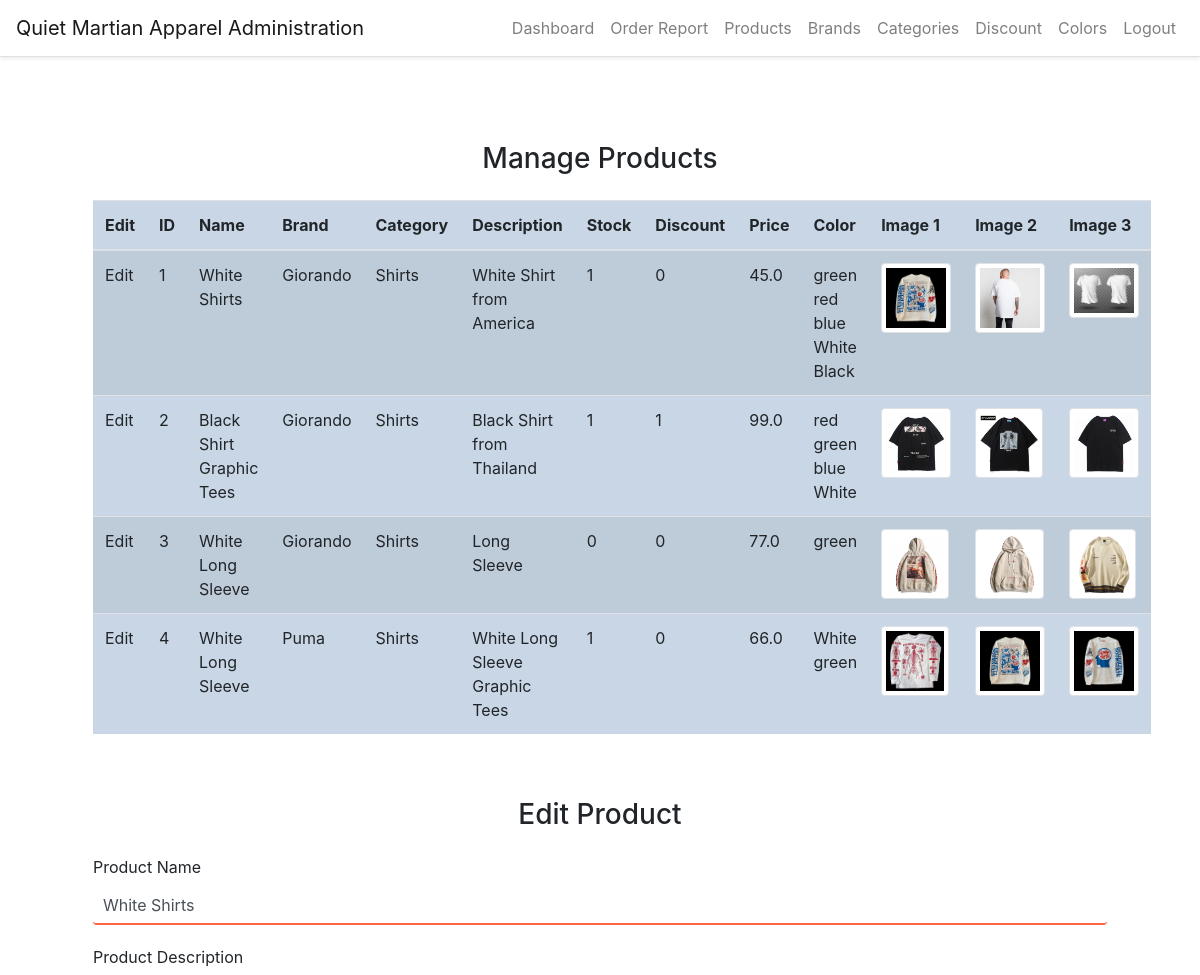
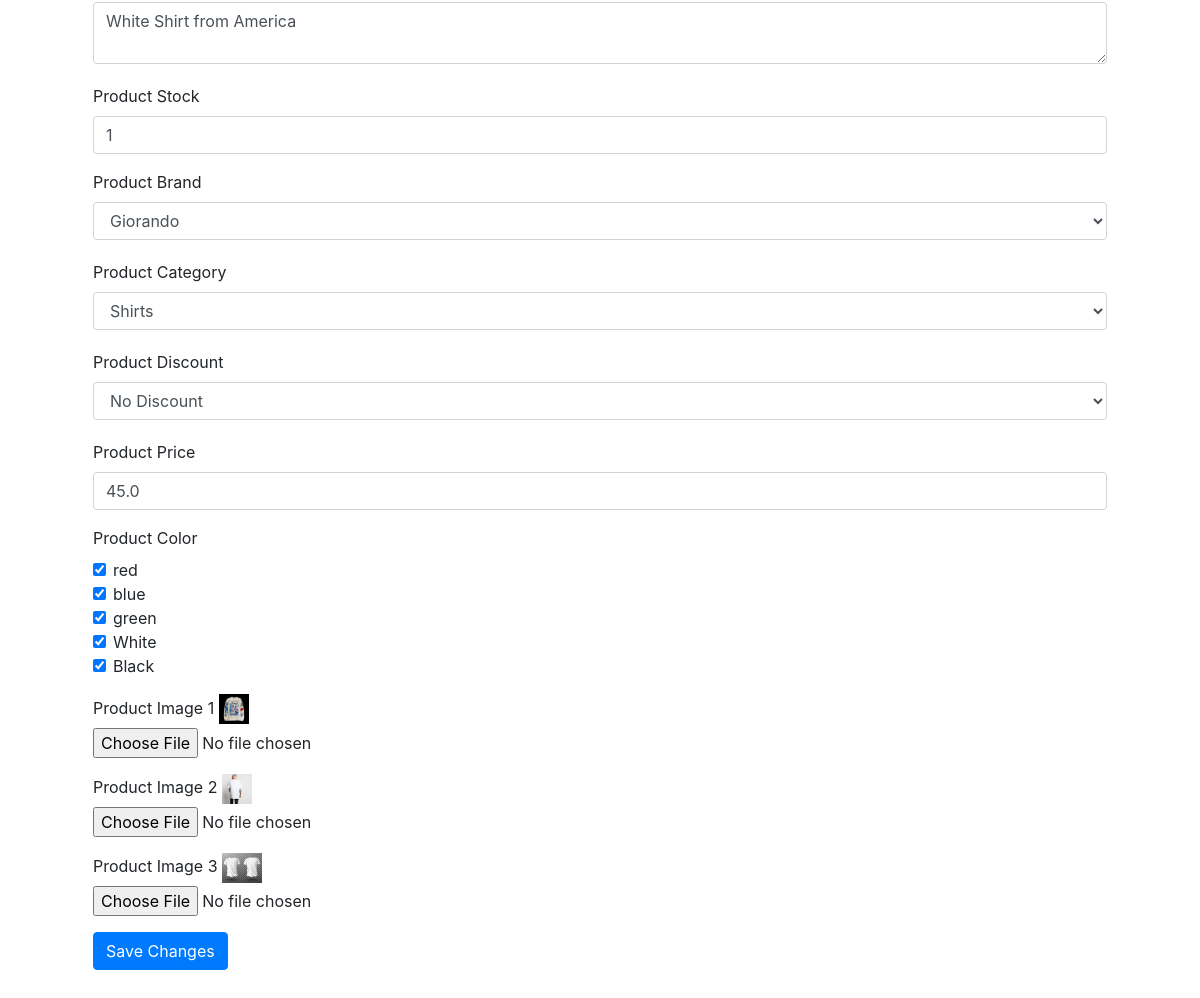
Page /manage-products/edit/1 (signed in) on the committed database (2 pictures, top to bottom).
### website/models.py (models this page shows)
class Product(db.Model, UserMixin):
    id = db.Column(db.Integer, primary_key=True)
    brand_id = db.Column(db.Integer, db.ForeignKey('brand.id'))
    category_id = db.Column(db.Integer, db.ForeignKey('category.id'))
    title = db.Column(db.String(150))
    description = db.Column(db.String(255))
    stock = db.Column(db.Integer)
    discount_id = db.Column(db.Integer, db.ForeignKey('discount.id'))
    price = db.Column(db.Float)
    color_id = db.Column(db.Integer, db.ForeignKey('color.id'))
    image_1 = db.Column(db.String(150))
    image_2 = db.Column(db.String(150))
    image_3 = db.Column(db.String(150))
    created_date = db.Column(db.DateTime, default=func.now())
    created_by_id = db.Column(db.Integer)
    updated_date = db.Column(db.DateTime, default=func.now())
    updated_by_id = db.Column(db.Integer)
    brand = db.relationship('Brand')
    category = db.relationship('Category')
    color = db.relationship('Color')
    colors = db.relationship('Color', secondary='product_color')
    orders = db.relationship('Order', lazy=True)
    discount = db.relationship('Discount', lazy=True)

class Brand(db.Model, UserMixin):
    id = db.Column(db.Integer, primary_key=True)
    name = db.Column(db.String(150))
    created_date = db.Column(db.DateTime, default=func.now())
    created_by = db.Column(db.Integer)
    updated_date = db.Column(db.DateTime, default=func.now())
    updated_by = db.Column(db.Integer)
    products = db.relationship('Product')

class Category(db.Model, UserMixin):
    id = db.Column(db.Integer, primary_key=True)
    name = db.Column(db.String(150))
    created_date = db.Column(db.DateTime, default=func.now())
    created_by = db.Column(db.Integer)
    updated_date = db.Column(db.DateTime, default=func.now())
    updated_by = db.Column(db.Integer)
    products = db.relationship('Product')

class Color(db.Model, UserMixin):
    id = db.Column(db.Integer, primary_key=True)
    name = db.Column(db.String(150))
    color_code = db.Column(db.String(150))
    products = db.relationship('Product')

### website/auth.py (the view, shortened to what this page needs)
@auth.route('/manage-products/edit/<int:product_id>', methods=['GET', 'POST'])
@login_required
def edit_product(product_id):
    product = Product.query.get(product_id)
    b = Brand.query.all()
    brands = b
    products = Product.query.all()
    categories = Category.query.all()
    colors = Color.query.all()
    discounts = Discount.query.all()
    return render_template("staff/edit_product.html", datetime=datetime, products=products, brands=brands,
                           product=product, categories=categories, colors=colors, discounts=discounts,
                           user=current_user)

### website/templates/staff/edit_product.html (shortened to what this page needs)
<!DOCTYPE html>
{% extends "staff/layout.html" %}
{% block main %}
<head>
    <link rel="stylesheet" href="static/style.css">
</head>
<body>
    <div class="container">
        <h3 class="my-4 text-center">Manage Products</h3>
    <table class="table table-striped" style="background-color: #c8d6e5">
        <thead>
            <tr>
                <th>Edit</th>
                <th>ID</th>
                <th>Name</th>
                <th>Brand</th>
                <th>Category</th>
                <th>Description</th>
                <th>Stock</th>
                <th>Discount</th>
                <th>Price</th>
                <th>Color</th>
                <th>Image 1</th>
                <th>Image 2</th>
                <th>Image 3</th>
            </tr>
        </thead>
        <tbody>
            {% for product in products %}
            <tr>
                <td>Edit</td>
                <td>{{ product.id }}</td>
                <td>{{ product.title }}</td>
                <td>{{ product.brand.name }}</td>
                <td>{{ product.category.name }}</td>
                <td>{{ product.description }}</td>
                <td>{{ product.stock }}</td>
                <td>{{ product.discount_id }}</td>
                <td>{{ product.price }}</td>
                <td>
                    {% for color in product.colors %}
                    {{ color.name }}
                    {% endfor %}
                </td>
                <td>
                  <a href="/static/uploads/{{product.image_1}}">
                    <img src="/static/uploads/{{product.image_1}}" alt="Product Image" class="img-thumbnail" style="max-width: 70px; max-height: 70px;">
                  </a>
                </td>
                <td>
                  <a href="/static/uploads/{{product.image_2}}">
                    <img src="/static/uploads/{{product.image_2}}" alt="Product Image" class="img-thumbnail" style="max-width: 70px; max-height: 70px;">
                  </a>
                </td>
                <td>
                  <a href="/static/uploads/{{product.image_3}}">
                    <img src="/static/uploads/{{product.image_3}}" alt="Product Image" class="img-thumbnail" style="max-width: 70px; max-height: 70px;">
                  </a>
                </td>
            </tr>
            {% endfor %}
        </tbody>
    </table>
        <br>
        <h3 class="my-4 text-center"id="editProductForm">Edit Product</h3>
        <form method="POST" enctype="multipart/form-data">
            <div class="form-group">
                <label>Product Name</label>
                <input type="text" class="form-control" id="name" name="name" value="{{ product.title }}"
                    required>
            </div>
            <div class="form-group">
                <label>Product Description</label>
                <textarea class="form-control" id="desc" name="desc"
                    required>{{ product.description }}</textarea>
            </div>
            <div class="form-group">
                <label>Product Stock</label>
                <input type="number" class="form-control" id="stock" name="stock" value="{{ product.stock }}"
                    required>
            </div>
            <div class="form-group">
                <label>Product Brand</label>
                <select class="form-control" id="brand" name="brand" required>
                    {% for brand in brands %}
                    <option value="{{ brand.id }}" {% if brand.id == product.brand.id %}selected{% endif %}>
                        {{ brand.name }}</option>
                    {% endfor %}
                </select>
            </div>
            <div class="form-group">
                <label>Product Category</label>
                <select class="form-control" id="cat" name="cat" required>
                    {% for category in categories %}
                    <option value="{{ category.id }}" {% if category.id == product.category.id %}selected{% endif %}>
                        {{ category.name }}</option>
                    {% endfor %}
                </select>
            </div>
            <div class="form-group">
                <label>Product Discount</label>
                <select class="form-control" id="discount" name="discount">
                    <option value="" {% if product.discount is none %}selected{% endif %}>No Discount</option>
                </select>
            </div>
            <div class="form-group">
                <label>Product Price</label>
                <input type="number" class="form-control" id="price" name="price" value="{{ product.price }}"
                    required>
            </div>
            <div class="form-group">
                <label>Product Color</label>
                {% for color in colors %}
                    <div class="form-check">
                        <input class="form-check-input" type="checkbox" name="colors[]" id="color{{ color.id }}" value="{{ color.id }}"
                            {% if color in product.colors %}checked{% endif %}>
                        <label class="form-check-label" for="color{{ color.id }}">
                            {{ color.name }}
                        </label>
                    </div>
                {% endfor %}
            </div>
            <div class="form-group">
               <label>Product Image 1</label>
                {% if product.image_1 %}
                    <img src="{{ url_for('static', filename='uploads/' + product.image_1) }}" alt="Product Image 1" height="30">
                {% endif %}
               <input type="file" class="form-control-file" id="image1" name="image1">
            </div>
            <div class="form-group">
               <label>Product Image 2</label>
                {% if product.image_2 %}
                    <img src="{{ url_for('static', filename='uploads/' + product.image_2) }}" alt="Product Image 2" height="30">
                {% endif %}
               <input type="file" class="form-control-file" id="image2" name="image2">
            </div>
            <div class="form-group">
               <label>Product Image 3</label>
                {% if product.image_3 %}
                    <img src="{{ url_for('static', filename='uploads/' + product.image_3) }}" alt="Product Image 3" height="30">
                {% endif %}
               <input type="file" class="form-control-file" id="image3" name="image3">
            </div>
            <button type="submit" class="btn btn-primary mb-3">Save Changes</button>
        </form>
    </div>
</body>
{% endblock %}

### website/static/style.css (style rules this page uses)
html { scroll-behavior: smooth; }
input[type="text"], input[type="password"], input[type="email"], input[type="date"], select { width: 100%; padding: 10px; margin-bottom: 20px; font-size: 16px; border: none; border-bottom: 2px solid #ff6347; }
textarea { width: 100%; padding: 10px; margin-bottom: 20px; font-size: 16px; border: none; border-bottom: 2px solid #ff6347; }

### rows in the picture
Product: id "1", title "White Shirts", brand.name "Giorando", category.name "Shirts", description "White Shirt from America", stock "1", discount_id "0", price "45.0", image_1 (picture), image_2 (picture), image_3 (picture), name "White Shirts", desc "White Shirt from America"
Color: name "green"
Color: name "red", id "☑"
Color: name "blue", id "☑"
Color: name "White", id "☑"
Color: name "Black", id "☑"
Product: id "2", title "Black Shirt Graphic Tees", brand.name "Giorando", category.name "Shirts", description "Black Shirt from Thailand", stock "1", discount_id "1", price "99.0", image_1 (picture), image_2 (picture), image_3 (picture)
Product: id "3", title "White Long Sleeve", brand.name "Giorando", category.name "Shirts", description "Long Sleeve", stock "0", discount_id "0", price "77.0", image_1 (picture), image_2 (picture), image_3 (picture)
Product: id "4", title "White Long Sleeve", brand.name "Puma", category.name "Shirts", description "White Long Sleeve Graphic Tees", stock "1", discount_id "0", price "66.0", image_1 (picture), image_2 (picture), image_3 (picture)

### other values in the picture
form field brand "Giorando"
form field cat "Shirts"
